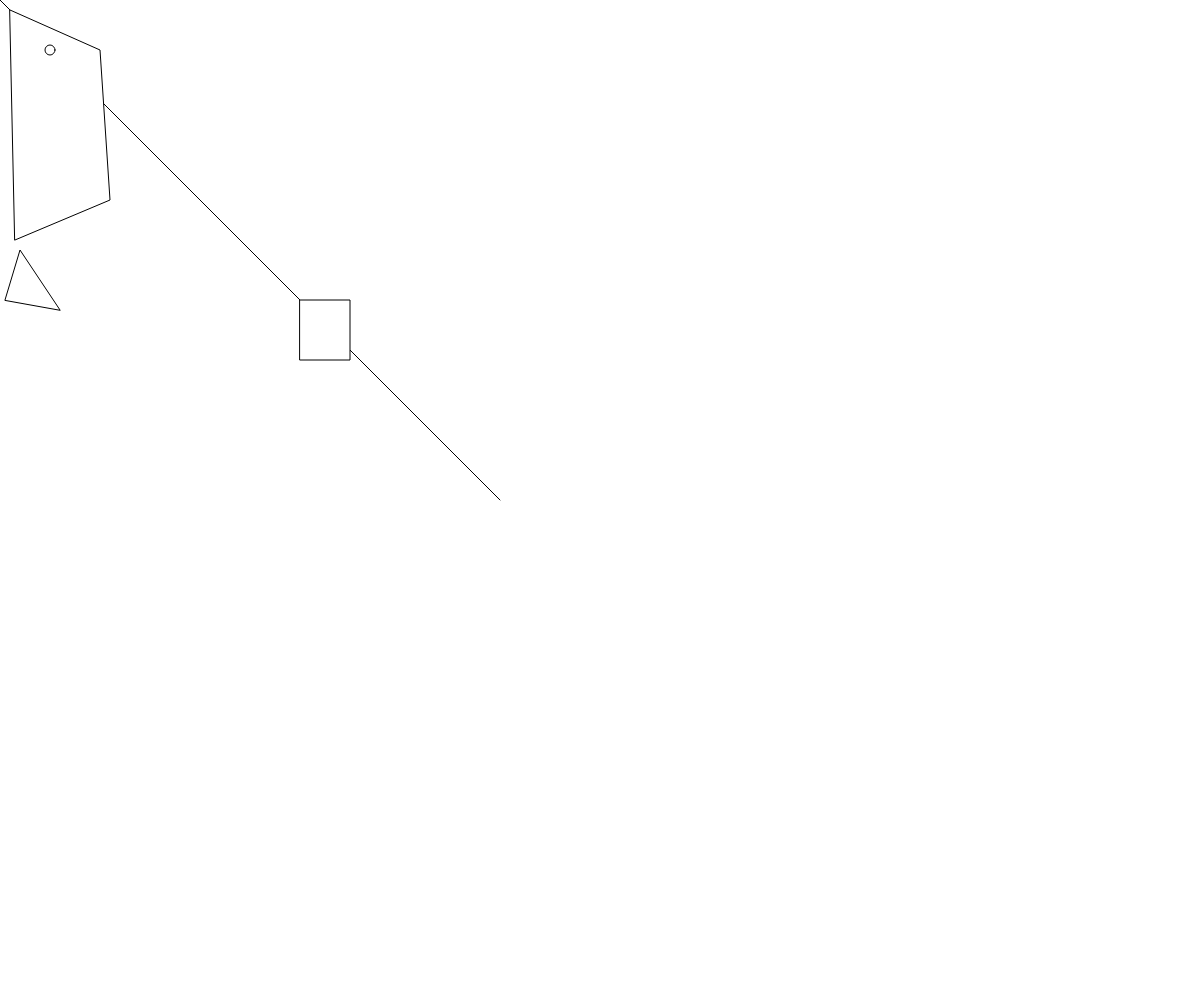
Frame 1 (no input)
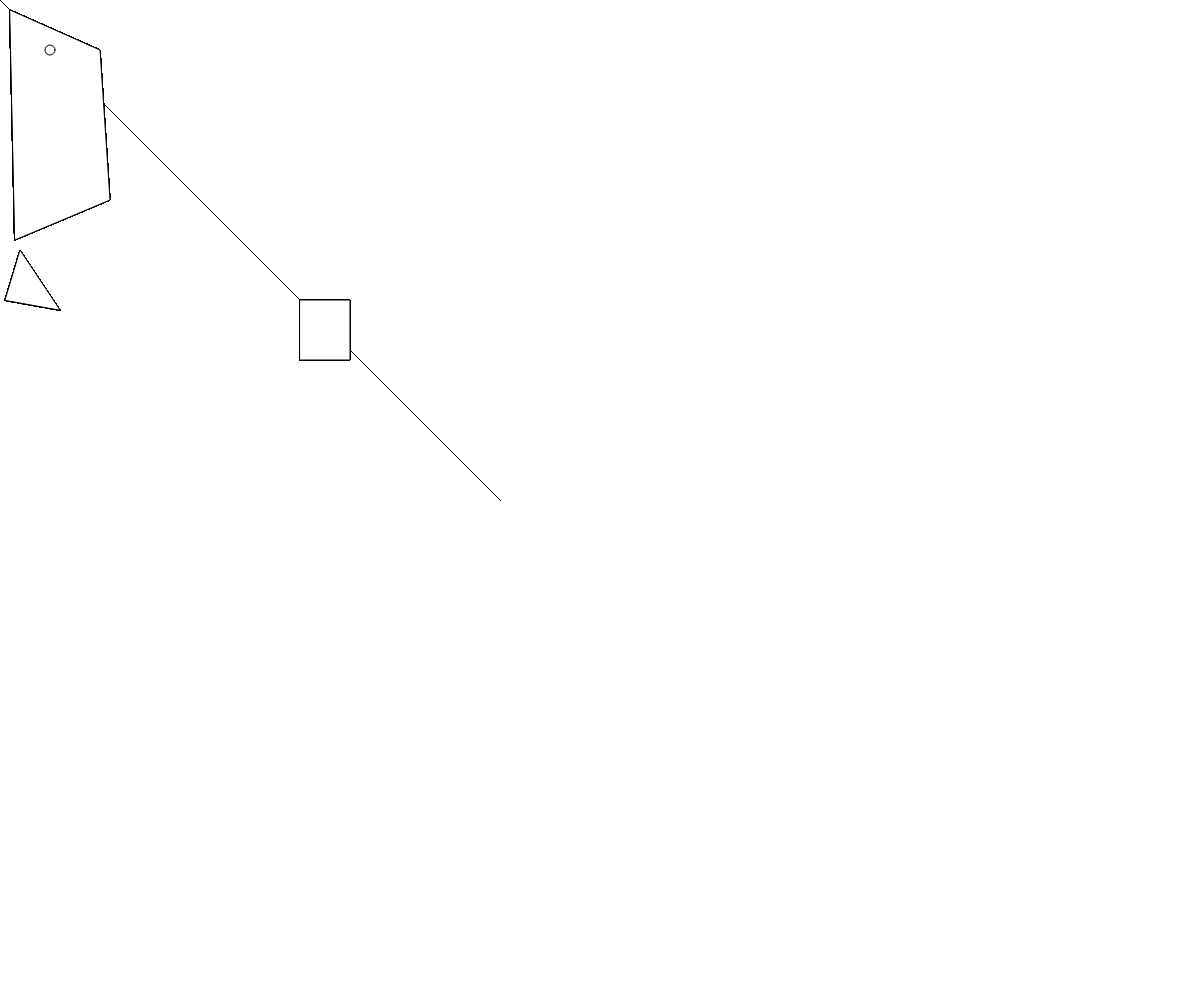
Frame 60 (no input)
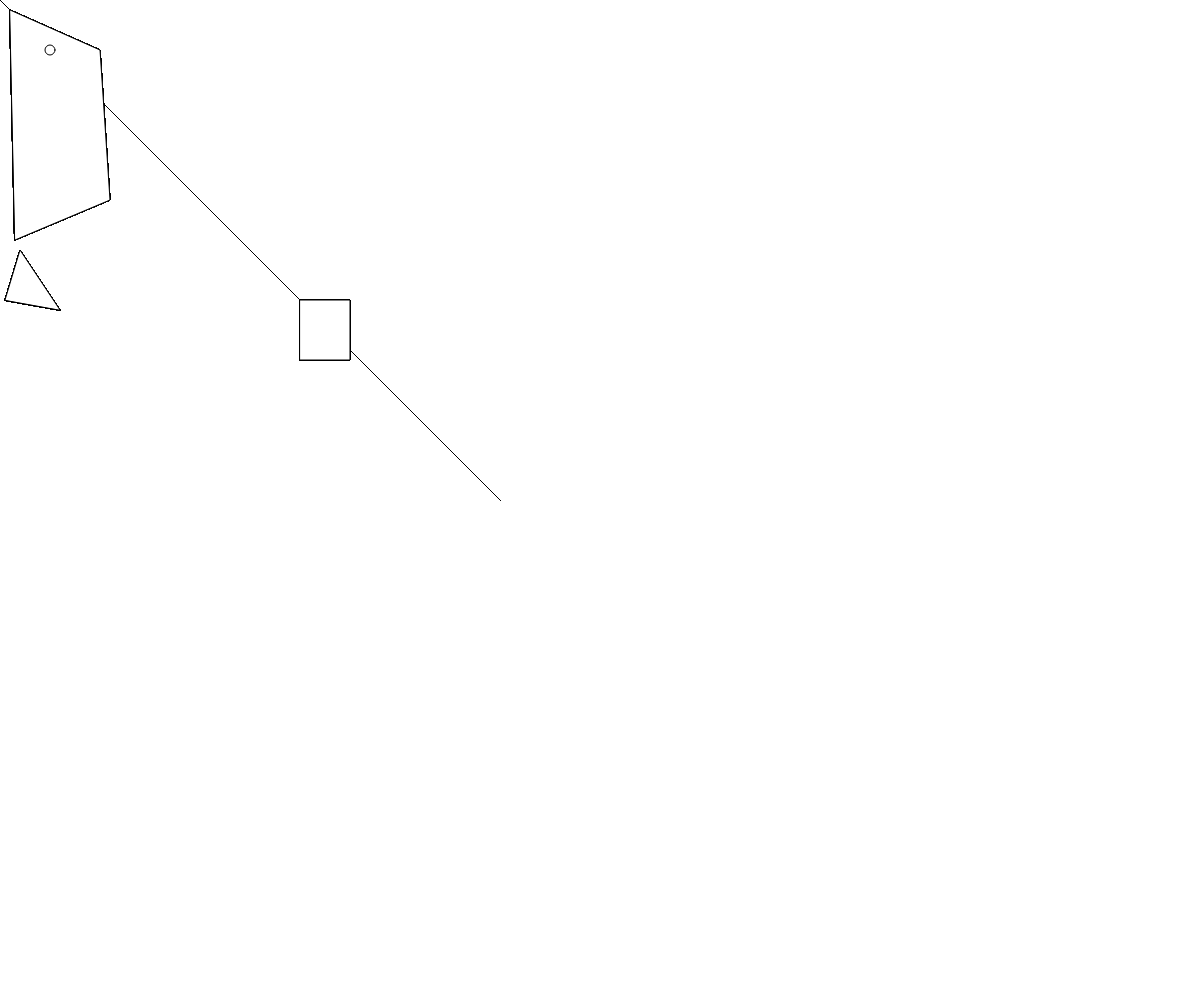
Frame 120 (the mouse pressed at the canvas centre since frame 60)

The p5.js sketch that drew these frames (run headless with seeded random() and noise() and a simulated clock; from frame 60 on, the mouse is pressed at the canvas centre):

// p5.js sketch
// ── sketch.js


function setup() {
  // uncomment this line to make the canvas the full size of the window
   	createCanvas(windowWidth, windowHeight);

}

function draw() {
  	// draw stuff here
  	line(0,0, 500, 500);
  	quad(10, 10, 100, 50, 110, 200, 15, 240);
  	ellipse(50, 50, 10, 10);
  	rect(300, 300, 50, 60);
  	triangle(5, 300, 20, 250, 60, 310);
}
